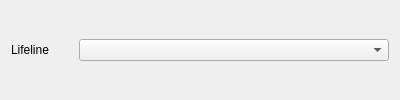
<?xml version="1.0" encoding="UTF-8"?>
<ui version="4.0">
 <class>EventActivation</class>
 <widget class="QWidget" name="EventActivation">
  <property name="geometry">
   <rect>
    <x>0</x>
    <y>0</y>
    <width>400</width>
    <height>100</height>
   </rect>
  </property>
  <property name="windowTitle">
   <string>Form</string>
  </property>
  <layout class="QHBoxLayout" name="horizontalLayout">
   <item>
    <widget class="QLabel" name="label">
     <property name="sizePolicy">
      <sizepolicy hsizetype="Preferred" vsizetype="Preferred">
       <horstretch>1</horstretch>
       <verstretch>0</verstretch>
      </sizepolicy>
     </property>
     <property name="text">
      <string>Lifeline</string>
     </property>
    </widget>
   </item>
   <item>
    <widget class="QComboBox" name="comboBox">
     <property name="sizePolicy">
      <sizepolicy hsizetype="Preferred" vsizetype="Fixed">
       <horstretch>5</horstretch>
       <verstretch>0</verstretch>
      </sizepolicy>
     </property>
     <property name="placeholderText">
      <string>Lifeline</string>
     </property>
    </widget>
   </item>
  </layout>
 </widget>
 <resources/>
 <connections/>
</ui>
